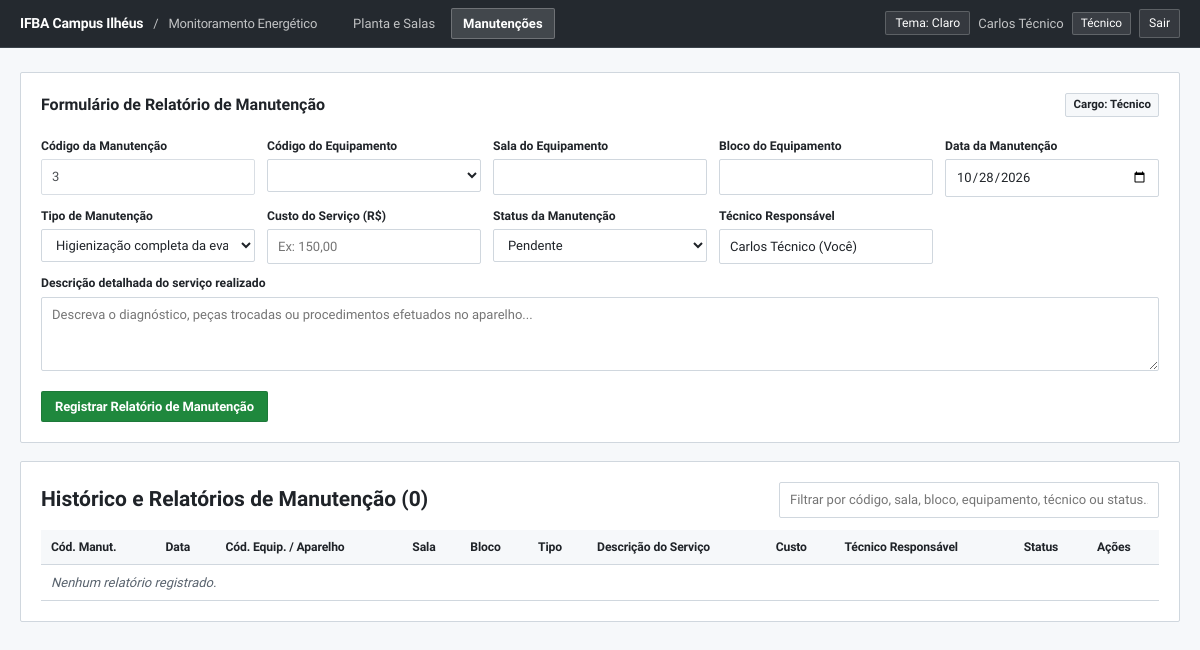
/relatorios.php (signed in), run on the app's committed database.
### tables this page shows
CREATE TABLE tecnico (
  codigo_usuario INT PRIMARY KEY,
  matricula VARCHAR(30) NOT NULL,
  telefone VARCHAR(20),
  FOREIGN KEY (codigo_usuario) REFERENCES usuario(codigo_usuario) ON DELETE CASCADE
);

CREATE TABLE usuario (
  codigo_usuario INT PRIMARY KEY AUTO_INCREMENT,
  nome VARCHAR(100) NOT NULL,
  email VARCHAR(100) NOT NULL UNIQUE,
  senha VARCHAR(255) NOT NULL,
  situacao VARCHAR(30) DEFAULT 'Ativo'
);

### relatorios.php (the view, shortened to what this page needs)
<?php
require 'auth.php';
$u = exigir_login();
$podeEscrever = in_array($u['cargo'], ['Técnico', 'Administrador'], true);
$proxIdRow = $conexao->query("SELECT COALESCE(MAX(codigo_manutencao), 0) + 1 AS prox FROM manutencao")->fetch_assoc();
$proxCodigoManutencao = (int)$proxIdRow['prox'];
$rel = $conexao->query("SELECT m.*, t.descricao tipo, t.categoria, us.nome tecnico, e.marca, e.tipo tipo_eq, e.capacidade_btu,
        s.identificacao sala, b.nome bloco
    FROM manutencao m
    JOIN tipo_manutencao t USING(codigo_tipo_manutencao)
    JOIN usuario us ON us.codigo_usuario = m.codigo_usuario
    JOIN equipamento e USING(codigo_equipamento)
    LEFT JOIN alocacao a ON a.codigo_alocacao = (SELECT MAX(codigo_alocacao) FROM alocacao WHERE codigo_equipamento = e.codigo_equipamento)
    LEFT JOIN sala s ON s.codigo_sala = a.codigo_sala
    LEFT JOIN bloco b ON b.codigo_bloco = s.codigo_bloco
    ORDER BY m.data_manutencao DESC, m.codigo_manutencao DESC")->fetch_all(MYSQLI_ASSOC);
$tipos = $conexao->query("SELECT * FROM tipo_manutencao ORDER BY descricao")->fetch_all(MYSQLI_ASSOC);
$tecnicos = $conexao->query("SELECT u.codigo_usuario, u.nome, t.matricula FROM tecnico t JOIN usuario u USING(codigo_usuario) ORDER BY u.nome")->fetch_all(MYSQLI_ASSOC);
?>
<!DOCTYPE html>
<html lang="pt-BR">
<head>
<link rel="stylesheet" href="style.css?v=7">
</head>
<body>
<?= navbar($u, 'relatorios.php') ?>
<div class="wrap">
<?php if ($podeEscrever): ?>
<form class="card" id="formRel">
  <div style="display:flex;justify-content:space-between;align-items:center;margin-bottom:10px">
    <h2 style="margin:0;font-size:1rem">Formulário de Relatório de Manutenção</h2>
    <span class="badge">Cargo: <?= h($u['cargo']) ?></span>
  </div>
  <div class="grid2" style="grid-template-columns:repeat(auto-fit,minmax(210px,1fr))">
    <div>
      <label>Código da Manutenção</label>
      <input type="number" name="codigo_manutencao_ Exib" value="<?= $proxCodigoManutencao ?>" readonly title="Gerado automaticamente pelo sistema" style="opacity:.8">
    </div>
    <div>
      <label>Código do Equipamento</label>
      <select name="codigo_equipamento" id="selEquip" required onchange="atualizarSalaBloco()">
      </select>
    </div>
    <div>
      <label>Sala do Equipamento</label>
      <input type="text" id="inpSalaEq" readonly>
    </div>
    <div>
      <label>Bloco do Equipamento</label>
      <input type="text" id="inpBlocoEq" readonly>
    </div>
    <div>
      <label>Data da Manutenção</label>
      <input type="date" name="data_manutencao" required value="<?= date('Y-m-d') ?>">
    </div>
    <div>
      <label>Tipo de Manutenção</label>
      <select name="codigo_tipo_manutencao" required>
        <?php foreach ($tipos as $t): ?>
          <option value="<?= $t['codigo_tipo_manutencao'] ?>"><?= h($t['descricao'].' ('.$t['categoria'].')') ?></option>
        <?php endforeach; ?>
      </select>
    </div>
    <div>
      <label>Custo do Serviço (R$)</label>
      <input name="custo" inputmode="decimal" placeholder="Ex: 150,00">
    </div>
    <div>
      <label>Status da Manutenção</label>
      <select name="status">
        <option value="Pendente">Pendente</option>
      </select>
    </div>
    <div>
      <label>Técnico Responsável</label>
      <?php if ($u['cargo'] === 'Técnico'): ?>
        <input type="text" value="<?= h($u['nome']) ?> (Você)" readonly>
      <?php endif; ?>
    </div>
  </div>
  <label>Descrição detalhada do serviço realizado</label>
  <textarea name="descricao_servico" rows="3" required placeholder="Descreva o diagnóstico, peças trocadas ou procedimentos efetuados no aparelho..."></textarea>
  <p style="margin-bottom:0"><button class="btn" type="submit">Registrar Relatório de Manutenção</button></p>
</form>
<?php endif; ?>
<div class="card">
  <div style="display:flex;justify-content:space-between;align-items:center;gap:16px;flex-wrap:wrap;margin-bottom:12px">
    <h2 style="margin:0">Histórico e Relatórios de Manutenção (<?= count($rel) ?>)</h2>
    <input id="filtro" placeholder="Filtrar por código, sala, bloco, equipamento, técnico ou status..." style="max-width:380px">
  </div>
  <div style="overflow-x:auto">
  <table id="tab">
    <tr>
      <th>Cód. Manut.</th>
      <th>Data</th>
      <th>Cód. Equip. / Aparelho</th>
      <th>Sala</th>
      <th>Bloco</th>
      <th>Tipo</th>
      <th>Descrição do Serviço</th>
      <th>Custo</th>
      <th>Técnico Responsável</th>
      <th>Status</th>
      <?php if ($podeEscrever): ?><th>Ações</th><?php endif; ?>
    </tr>
    <?php if (!$rel): ?><tr><td colspan="11" class="ni">Nenhum relatório registrado.</td></tr><?php endif; ?>
  </table>
  </div>
</div>
</div>
</body>
</html>

### auth.php (shortened to what this page needs)
<?php
function h($v) { return htmlspecialchars((string)$v, ENT_QUOTES, 'UTF-8'); }
function usuario_logado(): ?array { return $_SESSION['usuario'] ?? null; }
function exigir_login(): array {
    $u = usuario_logado();
    return $u;
}
function navbar(array $u, string $ativo): string {
    $links = ['index.php' => 'Planta e Salas', 'relatorios.php' => 'Manutenções'];
    $scriptTema = '<script>(function(){var t=localStorage.getItem("ifba_theme")||"light";document.documentElement.setAttribute("data-theme",t);window.alternarTema=function(){var n=document.documentElement.getAttribute("data-theme")==="dark"?"light":"dark";document.documentElement.setAttribute("data-theme",n);localStorage.setItem("ifba_theme",n);var b=document.getElementById("btnTema");if(b)b.textContent=n==="dark"?"Tema: Escuro":"Tema: Claro";window.dispatchEvent(new CustomEvent("ifba-theme-change",{detail:n}));};window.addEventListener("DOMContentLoaded",function(){var b=document.getElementById("btnTema");if(b)b.textContent=(document.documentElement.getAttribute("data-theme")==="dark")?"Tema: Escuro":"Tema: Claro";});})();</script>';
    $html = $scriptTema . '<header class="top"><div class="brand">IFBA Campus Ilhéus <span class="brand-sep">/</span> <span>Monitoramento Energético</span></div><nav>';
    foreach ($links as $href => $txt) $html .= '<a href="'.$href.'"'.($ativo === $href ? ' class="on"' : '').'>'.$txt.'</a>';
    return $html.'</nav><div class="me"><button type="button" id="btnTema" class="theme-toggle" onclick="alternarTema()">Tema: Claro</button> <span>'.h($u['nome']).'</span> <em>'.h($u['cargo']).'</em> <a href="logout.php">Sair</a></div></header>';
}

### data on the page
tecnico: codigo_usuario.nome "Carlos Técnico", codigo_usuario.nome "Carlos Técnico (Você)"

### other printed values
$txt "Planta e Salas"
$txt "Manutenções"
$u['cargo'] "Técnico"
count($rel) "0"
form field codigo_tipo_manutencao "Higienização completa da evaporadora (Preventiva)"
